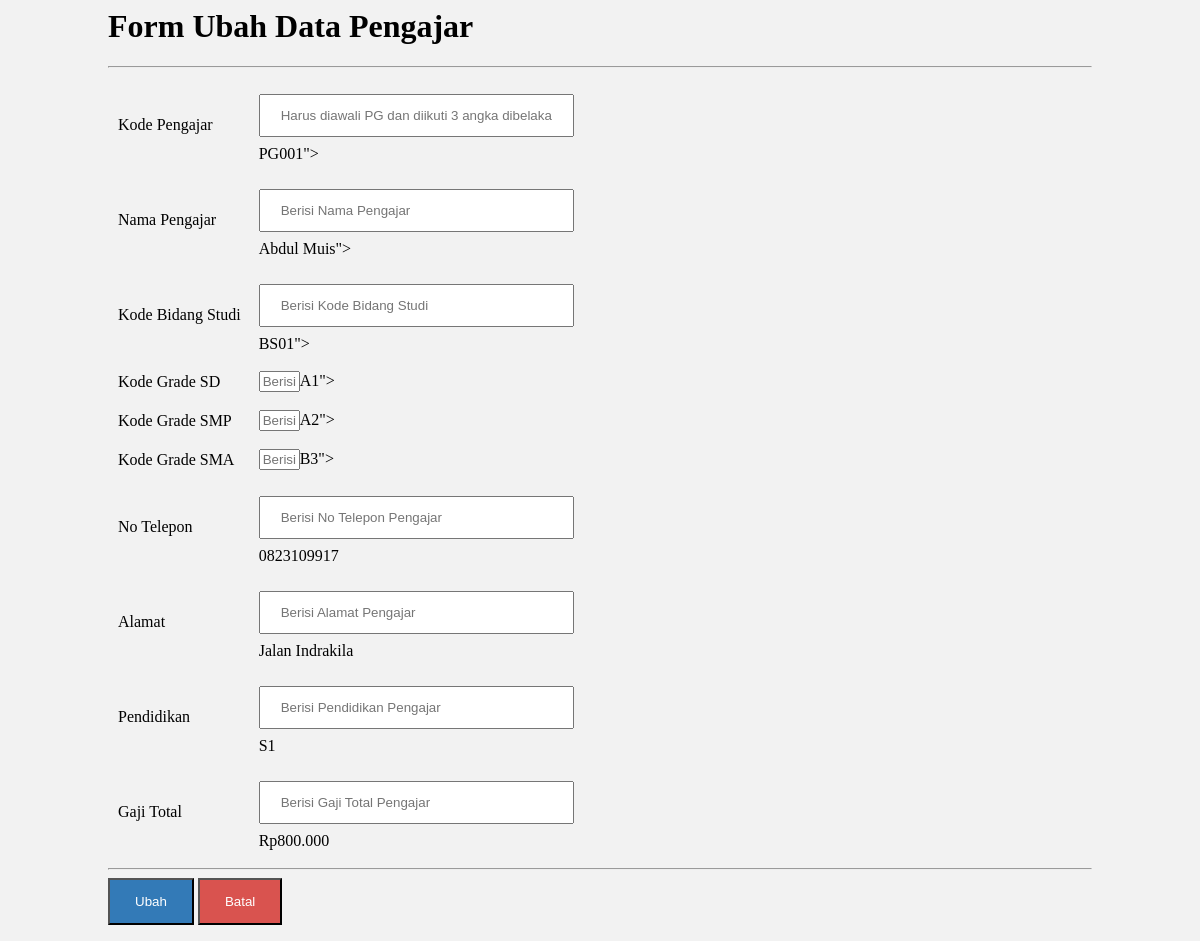
The page /pengajar/ubah/PG001 on the database its author committed.
### tables this page shows
CREATE TABLE IF NOT EXISTS `pengajar` (
  `KdPengajar` varchar(5) NOT NULL,
  `NamaPengajar` varchar(40) NOT NULL,
  `KdBidangStudi` varchar(20) NOT NULL,
  `KdGradeSD` varchar(2) NOT NULL,
  `KdGradeSMP` varchar(2) NOT NULL,
  `KdGradeSMA` varchar(2) NOT NULL,
  `NoTelepon` varchar(13) NOT NULL,
  `Alamat` varchar(100) NOT NULL,
  `Pendidikan` varchar(5) NOT NULL,
  `GajiTotal` varchar(13) NOT NULL
);

### application/controllers/pengajar.php (called while the page is built, shortened)
<?php if ( ! defined('BASEPATH')) exit('No direct script access allowed');
class Pengajar extends CI_Controller {
	public function __construct(){
		$this->load->model('PengajarModel');
	}
	public function ubah($KdPengajar){
		$data['pengajar'] = $this->PengajarModel->view_by($KdPengajar);
		$this->load->view('pengajar/form_ubah', $data);
	}
}

### index.php (called while the page is built, shortened)
<?php
require_once BASEPATH.'core/CodeIgniter.php';

### application/models/PengajarModel.php (called while the page is built, shortened)
<?php if ( ! defined('BASEPATH')) exit('No direct script access allowed');
class PengajarModel extends CI_Model {
	public function view_by($KdPengajar){
		$this->db->where('KdPengajar', $KdPengajar);
		return $this->db->get('pengajar')->row();
	}
}

### application/views/pengajar/form_ubah.php (the view, shortened to what this page needs)
<html>
	<head>
		<link href="<?php echo base_url('library/css/FormUbah.css')?>" rel="stylesheet">
	</head>
	<body>
		<h1>Form Ubah Data Pengajar</h1>
		<hr>
		<?php echo form_open("pengajar/ubah/".$pengajar->KdPengajar); ?>
			<table cellpadding="8">
				<tr>
					<td>Kode Pengajar</td>
					<td><input size="5" type="text" name="input_KdPengajar" placeholder="Harus diawali PG dan diikuti 3 angka dibelakangnya"><?php echo set_value('input_KdPengajar', $pengajar->KdPengajar); ?>"></td>
				</tr>
				<tr>
					<td>Nama Pengajar</td>
					<td><input type="text" name="input_NamaPengajar" placeholder="Berisi Nama Pengajar"><?php echo set_value('input_NamaPengajar', $pengajar->NamaPengajar); ?>"></td>
				</tr>
				<tr>
					<td>Kode Bidang Studi</td>
					<td><input type="text" name="input_KdBidangStudi" placeholder="Berisi Kode Bidang Studi" ><?php echo set_value('input_KdBidangStudi', $pengajar->KdBidangStudi); ?>"></td>
				</tr>
				<tr>
					<td>Kode Grade SD</td>
					<td><input size="2" name="input_KdGradeSD" placeholder="Berisi Kode Grade SD"><?php echo set_value('input_KdGradeSD', $pengajar->KdGradeSD); ?>"></td>
				</tr>
				<tr>
					<td>Kode Grade SMP</td>
					<td><input size="2" name="input_KdGradeSMP" placeholder="Berisi Kode Grade SMP"><?php echo set_value('input_KdGradeSMP', $pengajar->KdGradeSMP); ?>"></td>
				</tr>
				<tr>
					<td>Kode Grade SMA</td>
					<td><input size="2" name="input_KdGradeSMA" placeholder="Berisi Kode Grade SMA"><?php echo set_value('input_KdGradeSMA', $pengajar->KdGradeSMA); ?>"></td>
				</tr>
				<tr>
					<td>No Telepon</td>
					<td><input type="text" name="input_NoTelepon" placeholder="Berisi No Telepon Pengajar" ><?php echo set_value('input_NoTelepon', $pengajar->NoTelepon); ?></td>
				</tr>
				<tr>
					<td>Alamat</td>
					<td><input type="text" name="input_Alamat" placeholder="Berisi Alamat Pengajar"><?php echo set_value('input_Alamat', $pengajar->Alamat); ?></td>
				</tr>
				<tr>
					<td>Pendidikan</td>
					<td><input type="text" name="input_Pendidikan" placeholder="Berisi Pendidikan Pengajar" ><?php echo set_value('input_Pendidikan', $pengajar->Pendidikan); ?></td>
				</tr>
				<tr>
					<td>Gaji Total</td>
					<td><input type="text" name="input_GajiTotal" placeholder="Berisi Gaji Total Pengajar" ><?php echo set_value('input_GajiTotal', $pengajar->GajiTotal); ?></td>
				</tr>
			</table>
			<hr>
			<input class="btn_simpan" type="submit" name="submit" value="Ubah">
			<a href="<?php echo base_url(); ?>">
			<input class="btn_batal" type="button" value="Batal"></a>
		<?php echo form_close(); ?>
	</body>
</html>

### library/css/FormUbah.css (style rules this page uses)
input[type=text] { width: 100%; padding: 12px 20px; margin: 8px 0; box-sizing: border-box; }
body { padding-left: 100px; padding-right: 100px; border-radius: 5px; background-color: #f2f2f2; }
.btn_simpan { background-color: #337ab7; color: white; padding: 14px 25px; text-align: center; text-decoration: none; display: inline-block; }
.btn_batal { background-color: #d9534f; color: white; padding: 14px 25px; text-align: center; text-decoration: none; }

### rows shown on the page
pengajar: KdPengajar "PG001", NamaPengajar "Abdul Muis", KdBidangStudi "BS01", KdGradeSD "A1", KdGradeSMP "A2", KdGradeSMA "B3", NoTelepon "0823109917", Alamat "Jalan Indrakila", Pendidikan "S1", GajiTotal "Rp800.000"
